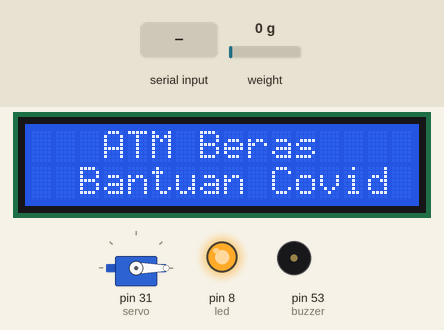
This sketch was run on a simulated Arduino Mega 2560, built with avr-gcc and run on an emulated ATmega2560. Parts: 16×2 character LCD, servo, output pins drawn as LEDs (lit = HIGH), buzzer (waves = sounding, pin HIGH). The test bench sets the inputs (shaded band); at power-on: weight on the scale 0 g. What the sketch prints to the serial monitor is not drawn.

Above: at 5.8 s.
5.9 s: "a" received over the second serial link
At 7.7 s:
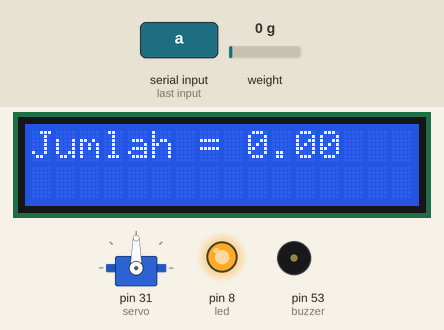
8.5 s: weight on the scale set to 954 g
At 9.1 s:
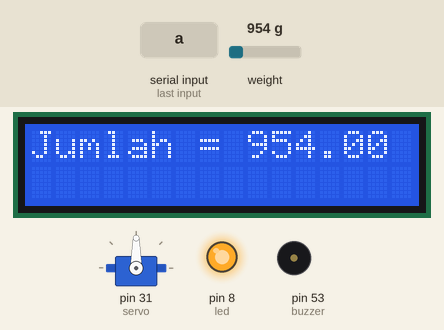
10.3 s: weight on the scale set to 1065 g
At 10.75 s:
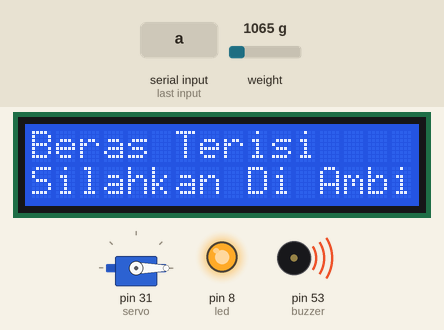
12.8 s: "h" received over the second serial link
At 14.9 s:
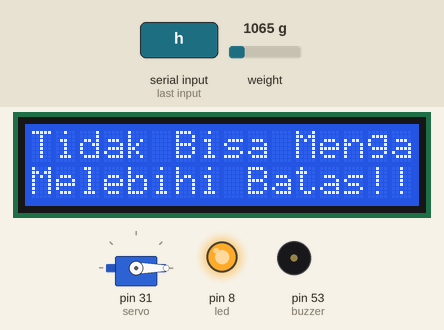
Timing chart, 0 to 16.4 s (numbered marks = the images above; inputs shaded):
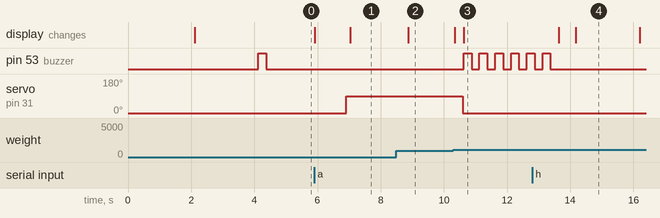

Measured:
- the behaviour switches between 999 and 1000 g on weight on the scale (found by bisection; images 2 and 3)
- after the input at 5.9 s, servo on pin 31 (servo): 0° → 90° after 1.0 s; the display: first changes at once (image 1 shows a later state)
- after the input at 8.5 s, the display: changes after 0.37 s (image 2)
- after the input at 10.3 s, pin 53 (buzzer): alternates HIGH for 0.25 s and LOW for 0.25 s, starting after 0.33 s; servo on pin 31 (servo): 90° → 0° after 0.29 s; the display: first changes at once (image 3 shows a later state)
- after the input at 12.8 s, the display: first differs from a run without the input after 1.4 s (image 4)

The sketch:

mega.ino
```cpp
#include <Servo.h>
#include <SoftwareSerial.h>
#include <Wire.h>
#include <LiquidCrystal_I2C.h>
#include <HX711.h> //memasukan library HX711
#define DOUT  3 //mendefinisikan pin arduino yang terhubung dengan pin DT module HX711
#define CLK  2 //mendefinisikan pin arduino yang terhubung dengan pin SCK module HX711

HX711 scale(DOUT, CLK);

LiquidCrystal_I2C lcd(0x27, 16, 2);
SoftwareSerial mySerial(10, 11); // RX, TX

Servo servo;
float calibration_factor = 483;

String minta, text;
boolean statuss;

int buzzer = 53;
int led = 8;
void setup() {
  pinMode(buzzer, OUTPUT);
  pinMode(led, OUTPUT);
  Serial.begin(115200);
  mySerial.begin(9600);
  lcd.begin();
  lcd.backlight();
  lcd.clear();
  lcd.setCursor(0, 0);
  lcd.print("Selamat Datang");
  lcd.setCursor(1, 1);
  lcd.print("Fedry Mahayasa");
  Serial.println("beras");
  delay(2000);
  lcd.clear();
  lcd.setCursor(3, 0);
  lcd.print("ATM Beras");
  lcd.setCursor(2, 1);
  lcd.print("Bantuan Covid");
  servo.attach(31);
  servo.write(0);
  scale.set_scale();
  scale.tare(); // auto zero / mengenolkan pembacaan berat
  long zero_factor = scale.read_average(); //membaca nilai output sensor saat tidak ada beban
  digitalWrite(led, HIGH);
  digitalWrite(buzzer, HIGH);
  delay(250);
  digitalWrite(buzzer, LOW);
  delay(250);
}


void loop() {

  minta = "";
  while (mySerial.available() > 0) {
    minta = char(mySerial.read());
    Serial.println(minta);
  }

  minta.trim();

  String u = "ulang";
  float unit = 0;
  if (minta == "a") {
    statuss = true;
    lcd.clear();
    lcd.setCursor(0, 0);
    lcd.print("Sedang Mengisi");
    delay(1000);
    text = "yaya";
    Serial.println(text);
    while (statuss != false) {
      servo.write(90);
      scale.set_scale(calibration_factor);
      unit = scale.get_units();
      lcd.clear();
      lcd.setCursor(0, 0);
      lcd.print("Jumlah = ");
      lcd.print(unit);
      Serial.println(unit, 1);
      delay(250);
      if (unit >= 1000.0) {
        servo.write(0);
        mySerial.write("y");
        lcd.clear();
        lcd.setCursor(0, 0);
        lcd.print("Beras Terisi");
        lcd.setCursor(0, 1);
        lcd.print("Silahkan Di Ambil");
        for (int d = 0; d <= 5; d++) {
          digitalWrite(buzzer, HIGH);
          delay(250);
          digitalWrite(buzzer, LOW);
          delay(250);
        }
        unit = 0;

        lcd.clear();
        lcd.setCursor(0, 0);
        lcd.print("Masukkan Kartu");
        // kosongkan variable minta
        statuss = false;
        delay(500);
      }
    }
  } else if (minta == "h") {
    lcd.clear();
    lcd.setCursor(0, 0);
    lcd.print("Tidak Bisa Mengambil");
    lcd.setCursor(0, 1);
    lcd.print("Melebihi Batas!!!");
    delay(2000);
    mySerial.write('n');
    lcd.clear();
    lcd.setCursor(0, 0);
    lcd.print("Masukkan Kartu");


  }
  minta ="";

}
```
